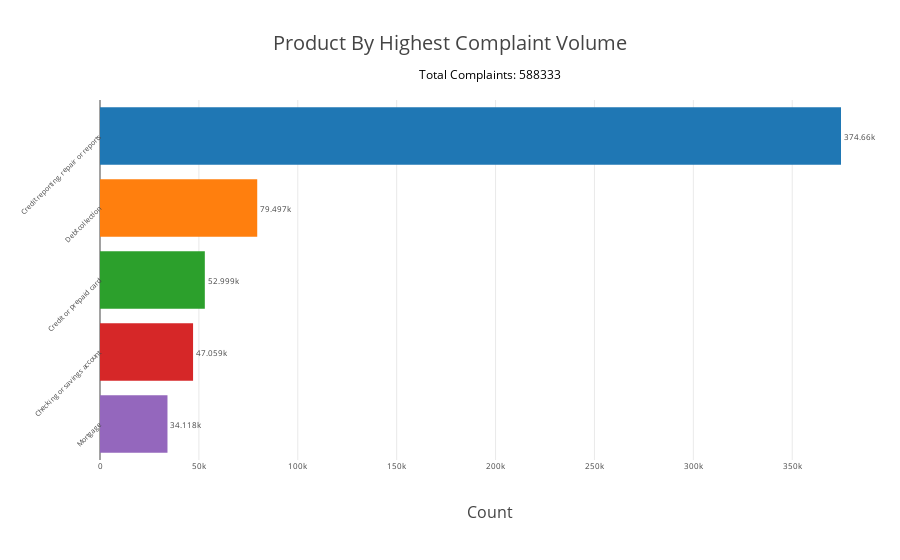

Here is the notebook cell this chart was saved with:
### Markdown cell above
So from above figure, going forward lets use data which shows product from below list
1. **Credit reporting, credit repair services, or other personal consumer reports** (aka **Credit reporting, repair or reports** from figure)
2. **Debt Collection**
3. **Credit or prepaid card**
4. **Checking or savings account**
5. **Mortgage**

### Code cell
# Limiting our dataset to only above top 5 products
# Step 1: Identify the top 5 products
top_products = processDF['Product'].value_counts().head(5).index.tolist()
print(f"Top Products: {top_products}")

# Step 2: Create a new dataset with only the top 5 products
filtered_df = processDF[processDF['Product'].isin(top_products)]

# Plot Products distribution
explore_product(filtered_df)

### Figure 1 — Plotly figure (JSON) as saved in the notebook; plotly's stock layout.template omitted (floating-point values rounded to 4 significant figures)
{"data": [{"alignmentgroup": "True", "hovertemplate": "index=%{y}<br>Count=%{x}<extra></extra>", "legendgroup": "Credit reporting, credit repair services, or other personal consumer reports", "marker": {"color": "#1F77B4", "pattern": {"shape": ""}}, "name": "Credit reporting, credit repair services, or other personal consumer reports", "offsetgroup": "Credit reporting, credit repair services, or other personal consumer reports", "orientation": "h", "showlegend": true, "textfont": {"size": 8}, "textposition": "outside", "texttemplate": "%{x}", "type": "bar", "x": [374660], "xaxis": "x", "y": ["Credit reporting, credit repair services, or other personal consumer reports"], "yaxis": "y"}, {"alignmentgroup": "True", "hovertemplate": "index=%{y}<br>Count=%{x}<extra></extra>", "legendgroup": "Debt collection", "marker": {"color": "#FF7F0E", "pattern": {"shape": ""}}, "name": "Debt collection", "offsetgroup": "Debt collection", "orientation": "h", "showlegend": true, "textfont": {"size": 8}, "textposition": "outside", "texttemplate": "%{x}", "type": "bar", "x": [79497], "xaxis": "x", "y": ["Debt collection"], "yaxis": "y"}, {"alignmentgroup": "True", "hovertemplate": "index=%{y}<br>Count=%{x}<extra></extra>", "legendgroup": "Credit card or prepaid card", "marker": {"color": "#2CA02C", "pattern": {"shape": ""}}, "name": "Credit card or prepaid card", "offsetgroup": "Credit card or prepaid card", "orientation": "h", "showlegend": true, "textfont": {"size": 8}, "textposition": "outside", "texttemplate": "%{x}", "type": "bar", "x": [52999], "xaxis": "x", "y": ["Credit card or prepaid card"], "yaxis": "y"}, {"alignmentgroup": "True", "hovertemplate": "index=%{y}<br>Count=%{x}<extra></extra>", "legendgroup": "Checking or savings account", "marker": {"color": "#D62728", "pattern": {"shape": ""}}, "name": "Checking or savings account", "offsetgroup": "Checking or savings account", "orientation": "h", "showlegend": true, "textfont": {"size": 8}, "textposition": "outside", "texttemplate": "%{x}", "type": "bar", "x": [47059], "xaxis": "x", "y": ["Checking or savings account"], "yaxis": "y"}, {"alignmentgroup": "True", "hovertemplate": "index=%{y}<br>Count=%{x}<extra></extra>", "legendgroup": "Mortgage", "marker": {"color": "#9467BD", "pattern": {"shape": ""}}, "name": "Mortgage", "offsetgroup": "Mortgage", "orientation": "h", "showlegend": true, "textfont": {"size": 8}, "textposition": "outside", "texttemplate": "%{x}", "type": "bar", "x": [34118], "xaxis": "x", "y": ["Mortgage"], "yaxis": "y"}], "layout": {"annotations": [{"font": {"color": "black", "size": 12}, "showarrow": false, "text": "Total Complaints: 588333", "x": 0.5, "xref": "paper", "y": 1.1, "yref": "paper"}], "barmode": "relative", "legend": {"title": {"text": "index"}, "tracegroupgap": 0}, "margin": {"b": 100, "l": 100, "r": 20, "t": 100}, "showlegend": false, "title": {"text": "Product By Highest Complaint Volume"}, "xaxis": {"anchor": "y", "domain": [0, 1], "tickfont": {"size": 8}, "title": {"text": "Count"}}, "yaxis": {"anchor": "x", "categoryarray": ["Mortgage", "Checking or savings account", "Credit card or prepaid card", "Debt collection", "Credit reporting, credit repair services, or other personal consumer reports"], "categoryorder": "array", "domain": [0, 1], "tickangle": -45, "tickfont": {"size": 7}, "ticktext": ["Credit reporting, repair or reports", "Debt collection", "Credit or prepaid card", "Checking or savings account", "Mortgage"], "tickvals": ["Credit reporting, credit repair services, or other personal consumer reports", "Debt collection", "Credit card or prepaid card", "Checking or savings account", "Mortgage"], "title": {"text": ""}}}}
